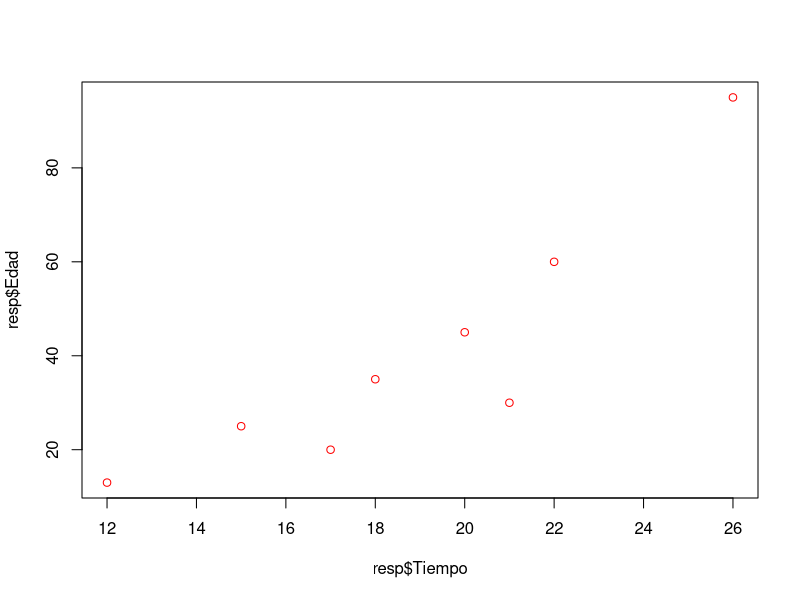
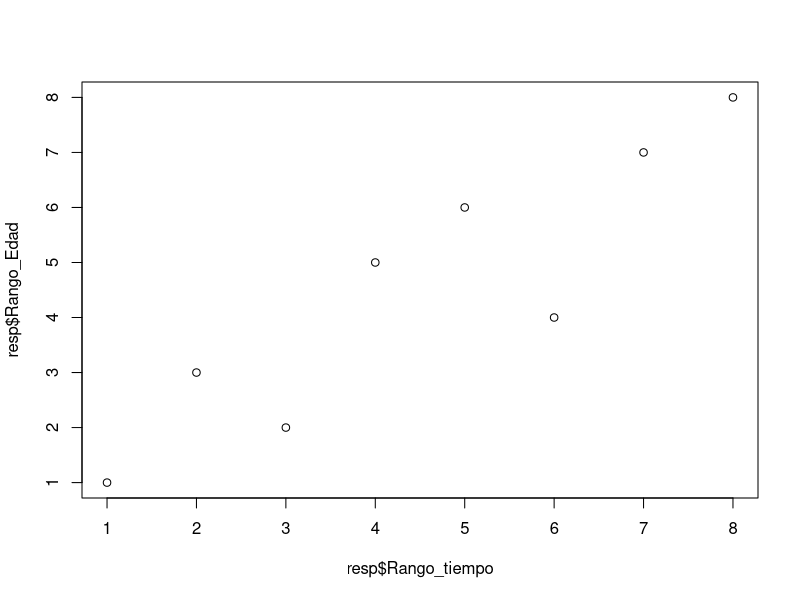

The R script that drew these images, in order:
#Coeficiente de correlacion de spearman
resp <- data.frame(
  Tiempo = c(12, 15, 17, 18,20, 21, 22, 26),
  Edad = c(13, 25, 20, 35, 45, 30, 60,95)
)
resp

#crear nuevas columnas con los rangos (1 a 8)
 resp$Rango_tiempo <- rank(resp$Tiempo, ties.method = "first")
 resp$Rango_Edad  <-rank(resp$Edad, ties.method = "first")
 
 #ver resultado
 resp

 plot(resp$Tiempo, resp$Edad,
      col = "red")
plot(resp$Rango_tiempo, resp$Rango_Edad)

resp$dif <-resp$Rango_tiempo - resp$Rango_Edad
resp$dif2 <-resp$dif^2
sum(resp$dif2)
 

cor.test(resp$Rango_tiempo, resp$Rango_Edad, method= "spearman")
cor.test(resp$Tiempo, resp$Edad, method= "spearman")


##Coeficiente de  tau de Kendall

tau <-data.frame(
  A = c(1,2,3,4,5,6),
  B = c(3,1,4,2,6,5)
)
cor.test(tau$A, tau$B, method = "kendall")


##Coeficiente de correlacion biserial

set.seed(123)  #Para reproducibilidad

#Número de observaciones 
n <-20

#Generar horas de estudio(entre 1 y 10)
Horas_estudio <- sample(1:10, n, replace = "TRUE")

#Asignar priobabilidad de aprobar en funcion de horas de estudio
# A mas horas , mas alta probabilidad
Resultado <-sapply(Horas_estudio, function(horas){
  ifelse(runif(1) < (horas/ 10), "Aprobado", "Reprobado")
})

#crear data frame
estudio <- data.frame(
  Estudiante = 1:n,
  Horas_estudio,
  Resultado
)

#Crear variable dicotomica: 1 = Aprobado, 0 = Reprobado
estudio$Resultado_bin <-ifelse(estudio$Resultado == "Aprobado", 1, 0)
head(estudio)

cor.test(estudio$Horas_estudio, estudio$Resultado_bin, method = "pearson")

